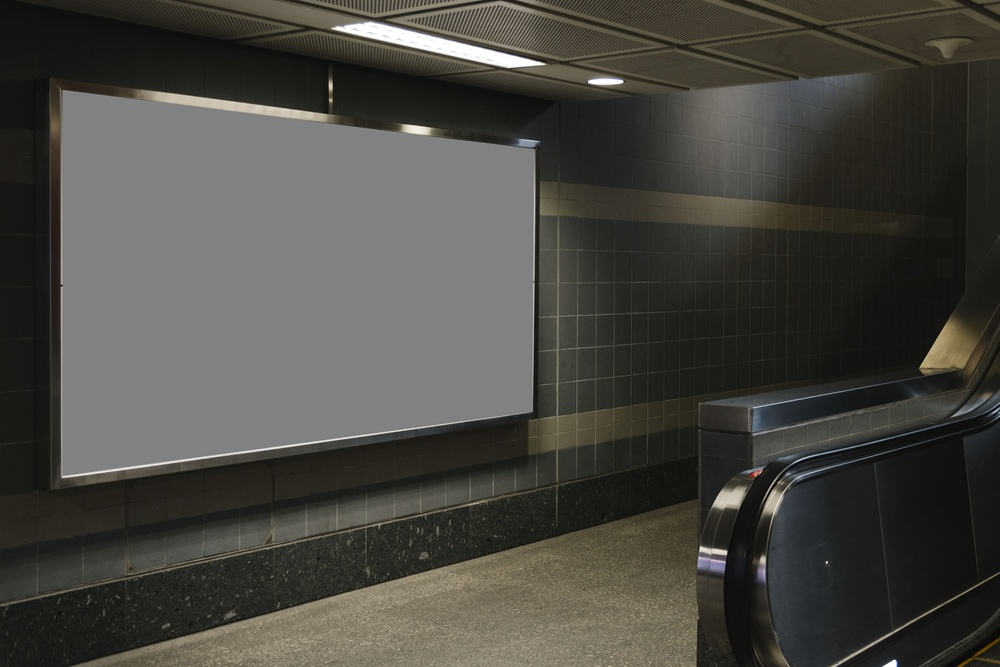
#> input picture learning/Exercise1 - Billboard/billboard.jpg, 1000 x 667 px, shrunk from 5000 x 3337 before the run
$ python 'Tutorial - hough lines.py' 'Exercise1 - Billboard/billboard.jpg'
#> lines starting #> are read from the running program, lines starting #| are printed output that depends on the picture
"""
@file hough_lines.py
@brief This program demonstrates line finding with the Hough transform
"""

import sys
import math
import cv2 as cv
import numpy as np


def main(argv):

    default_file = "sudoku.png"
    filename = argv[0] if len(argv) > 0 else default_file
    # Loads an image
    src = cv.imread(cv.samples.findFile(filename), cv.IMREAD_GRAYSCALE)
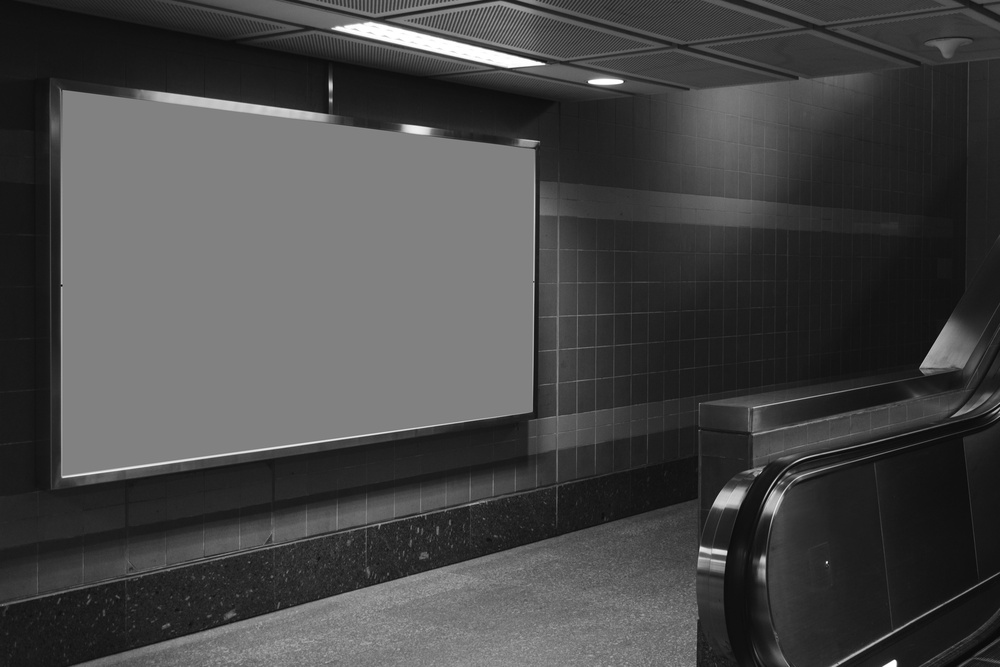
#> src: shape (667, 1000); min 0, max 255, mean 70.9
    # Check if image is loaded fine
    if src is None:
        print("Error opening image!")
        print("Usage: hough_lines.py [image_name -- default " + default_file + "] \n")
        return -1

    dst = cv.Canny(src, 50, 200, None, 3)
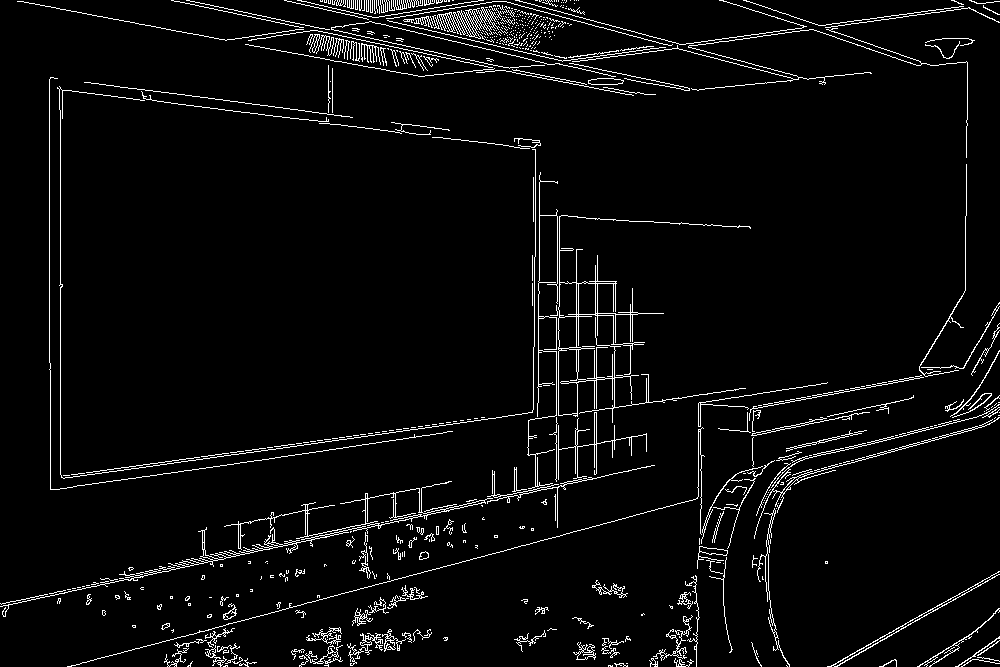
#> dst: shape (667, 1000); 4.2% white in thin lines or dots

    # Copy edges to the images that will display the results in BGR
    cdst = cv.cvtColor(dst, cv.COLOR_GRAY2BGR)
#> cdst: shape (667, 1000, 3); 4.2% white in thin lines or dots
    cdstP = np.copy(cdst)

    lines = cv.HoughLines(dst, 1, np.pi / 180, 150, None, 0, 0)
#> lines = 48 rows, first 8: [662, 1.31], [60, 0], [482, 1.43], [592, 1.36], [480, 1.43], [590, 1.36], [49, 0], [-36, 1.78]

    if lines is not None:
        for i in range(0, len(lines)):
            rho = lines[i][0][0]
            theta = lines[i][0][1]
            a = math.cos(theta)
            b = math.sin(theta)
            x0 = a * rho
            y0 = b * rho
            pt1 = (int(x0 + 1000 * (-b)), int(y0 + 1000 * (a)))
            pt2 = (int(x0 - 1000 * (-b)), int(y0 - 1000 * (a)))
            cv.line(cdst, pt1, pt2, (0, 0, 255), 3, cv.LINE_AA)
#> this loop made 48 passes
#> (rho, theta, a, b, x0, y0, pt1, pt2) on passes 1 to 10: (662, 1.31, 0.259, 0.966, 171.3, 639.4, (-794, 898), (1137, 380)), (60, 0, 1, 0, 60, 0, (60, 1000), (60, -1000)), (482, 1.43, 0.139, 0.99, 67.08, 477.3, (-923, 616), (1057, 338)), (592, 1.36, 0.208, 0.978, 123.1, 579.1, (-855, 786), (1101, 371)), (480, 1.43, 0.139, 0.99, 66.8, 475.3, (-923, 614), (1057, 336)), (590, 1.36, 0.208, 0.978, 122.7, 577.1, (-855, 785), (1100, 369)), (49, 0, 1, 0, 49, 0, (49, 1000), (49, -1000)), (-36, 1.78, -0.208, 0.978, 7.48, -35.21, (-970, -243), (985, 172)), (139, 1.43, 0.139, 0.99, 19.35, 137.6, (-970, 276), (1009, -1)), (595, 1.34, 0.225, 0.974, 133.8, 579.8, (-840, 804), (1108, 354))
#> (rho, theta, b, x0, y0, pt1, pt2) on pass 47: (1, 1.57, 1, -4.37e-08, 1, (-1000, 0), (999, 1))
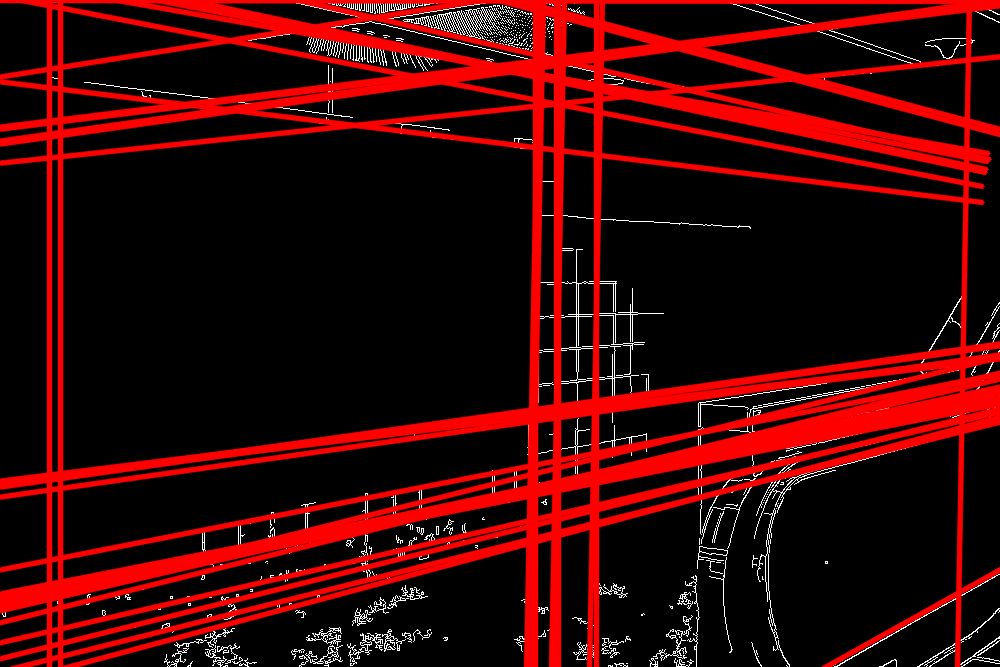
#> cdst: shape (667, 1000, 3); mean B, G, R 4.7, 4.7, 58.9

    linesP = cv.HoughLinesP(dst, 1, np.pi / 180, 50, None, 50, 10)
#> linesP = 183 rows, first 6: [108, 656, 701, 498], [60, 474, 60, 110], [166, 569, 269, 546], [0, 606, 520, 495], [50, 478, 484, 417], [69, 666, 492, 553]

    if linesP is not None:
        for i in range(0, len(linesP)):
            l = linesP[i][0]
            cv.line(cdstP, (l[0], l[1]), (l[2], l[3]), (0, 0, 255), 3, cv.LINE_AA)
#> this loop made 183 passes
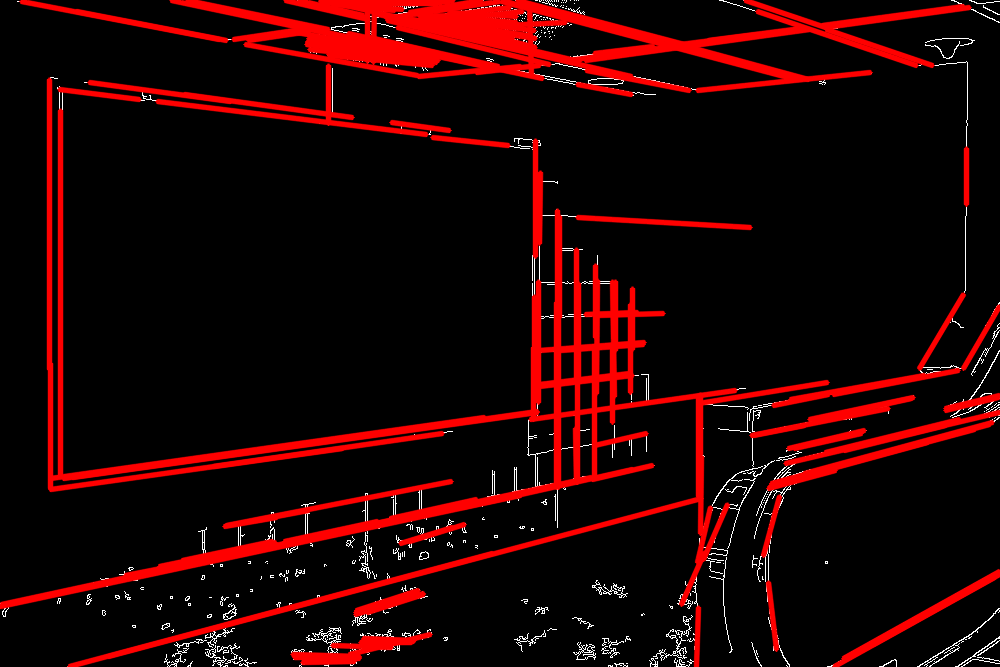
#> cdstP: shape (667, 1000, 3); mean B, G, R 3, 3, 33.9

    cv.imshow("Source", src)
    cv.imshow("Detected Lines (in red) - Standard Hough Line Transform", cdst)
    cv.imshow("Detected Lines (in red) - Probabilistic Line Transform", cdstP)

    cv.waitKey()
    return 0


if __name__ == "__main__":
    main(sys.argv[1:])
